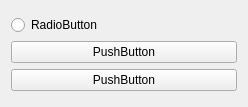
<?xml version="1.0" encoding="UTF-8"?>
<ui version="4.0">
 <class>MainWindow</class>
 <widget class="QMainWindow" name="MainWindow">
  <property name="geometry">
   <rect>
    <x>0</x>
    <y>0</y>
    <width>248</width>
    <height>107</height>
   </rect>
  </property>
  <property name="windowTitle">
   <string>MainWindow</string>
  </property>
  <widget class="QWidget" name="centralWidget">
   <layout class="QGridLayout" name="gridLayout_2">
    <item row="0" column="0">
     <layout class="QVBoxLayout" name="verticalLayout">
      <item>
       <layout class="QGridLayout" name="gridLayout">
        <item row="0" column="0">
         <widget class="QRadioButton" name="radioButton">
          <property name="text">
           <string>RadioButton</string>
          </property>
         </widget>
        </item>
        <item row="1" column="0">
         <widget class="QPushButton" name="pushButton">
          <property name="text">
           <string>PushButton</string>
          </property>
         </widget>
        </item>
       </layout>
      </item>
      <item>
       <widget class="QPushButton" name="pushButton_2">
        <property name="text">
         <string>PushButton</string>
        </property>
       </widget>
      </item>
     </layout>
    </item>
   </layout>
  </widget>
 </widget>
 <layoutdefault spacing="6" margin="11"/>
 <resources/>
 <connections/>
</ui>
